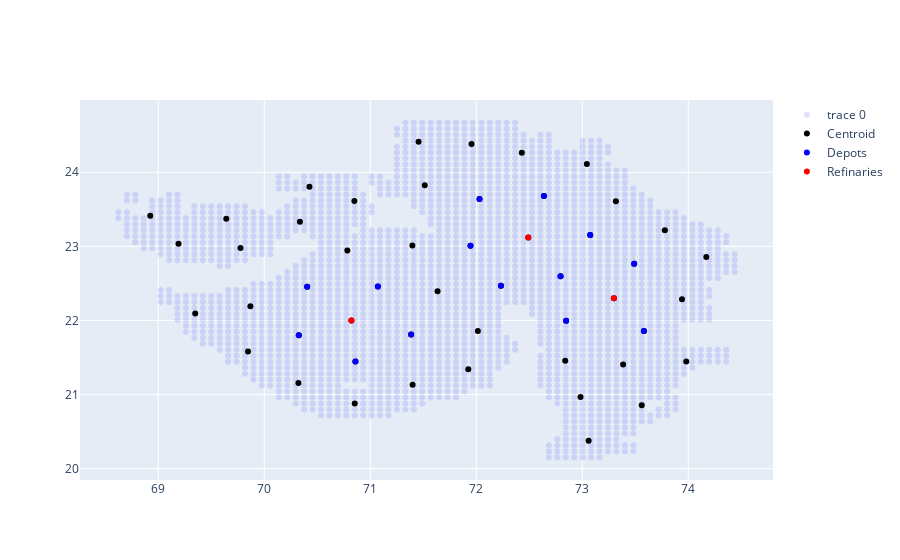

Write notebook code for a chart like this one.
### Code cell
fig = go.Figure(data = go.Scatter(x=forecast_df["Longitude"], y=forecast_df["Latitude"],opacity=0.2,mode="markers"))

fig.add_trace(go.Scatter(x=agg_df["x_loc"], y=agg_df["y_loc"], text=agg_df["near_loc"],
                mode="markers", name="Centroid", marker=dict(color='black')))

fig.add_trace(go.Scatter(x=agg_df.loc[agg_df["near_loc"].isin(depot_loc)==True,"x_loc"], 
                                   y=agg_df.loc[agg_df["near_loc"].isin(depot_loc)==True,"y_loc"], 
                        mode="markers",marker_color="blue", name="Depots"))

fig.add_trace(go.Scatter(x=agg_df.loc[agg_df["near_loc"].isin(ref_loc),"x_loc"],
                         y=agg_df.loc[agg_df["near_loc"].isin(ref_loc),"y_loc"], 
                        mode="markers",marker_color="red", name="Refinaries"))

fig.show()

### Figure 1 — Plotly figure (JSON) as saved in the notebook; plotly's stock layout.template omitted (floating-point values rounded to 4 significant figures; data arrays with more than 128 entries replaced by an {"elided": "..."} marker saying what was removed)
{"data": [{"mode": "markers", "opacity": 0.2, "type": "scatter", "x": {"elided": "2418 float values"}, "y": {"elided": "2418 float values"}}, {"marker": {"color": "black"}, "mode": "markers", "name": "Centroid", "text": [851, 750, 1992, 1581, 49, 1435, 1274, 2300, 106, 1970, 595, 697, 1843, 1073, 2006, 1222, 1199, 2038, 165, 867, 517, 2385, 1447, 757, 383, 1208, 2281, 1725, 347, 859, 280, 874, 1702, 1501, 526, 2262, 77, 2160, 1173, 965, 1742, 1710, 2171, 373, 251, 1999, 779, 1602, 399, 1361], "type": "scatter", "x": [69.78, 72.49, 72.84, 70.82, 71.46, 73.94, 71.63, 73.56, 72.43, 70.86, 70.34, 73.78, 69.85, 73.49, 73.98, 72.23, 70.4, 71.92, 73.04, 71.4, 68.92, 73.06, 69.87, 73.07, 72.03, 71.07, 70.85, 73.58, 72.64, 70.78, 70.43, 71.95, 71.39, 69.35, 69.64, 72.98, 71.96, 70.32, 72.79, 74.17, 70.33, 72.02, 71.4, 70.85, 71.51, 73.39, 69.19, 72.85, 73.32, 73.3], "y": [22.98, 23.12, 21.46, 22.0, 24.41, 22.29, 22.4, 20.86, 24.26, 21.45, 23.33, 23.22, 21.58, 22.77, 21.45, 22.47, 22.45, 21.34, 24.11, 23.01, 23.41, 20.38, 22.19, 23.15, 23.64, 22.46, 20.88, 21.86, 23.68, 22.94, 23.8, 23.01, 21.81, 22.09, 23.37, 20.97, 24.38, 21.16, 22.6, 22.86, 21.8, 21.86, 21.13, 23.61, 23.83, 21.41, 23.03, 22.0, 23.61, 22.3]}, {"marker": {"color": "blue"}, "mode": "markers", "name": "Depots", "type": "scatter", "x": [70.86, 73.49, 72.23, 70.4, 73.07, 72.03, 71.07, 73.58, 72.64, 71.95, 71.39, 72.79, 70.33, 72.85], "y": [21.45, 22.77, 22.47, 22.45, 23.15, 23.64, 22.46, 21.86, 23.68, 23.01, 21.81, 22.6, 21.8, 22.0]}, {"marker": {"color": "red"}, "mode": "markers", "name": "Refinaries", "type": "scatter", "x": [72.49, 70.82, 73.3], "y": [23.12, 22.0, 22.3]}], "layout": {}}
